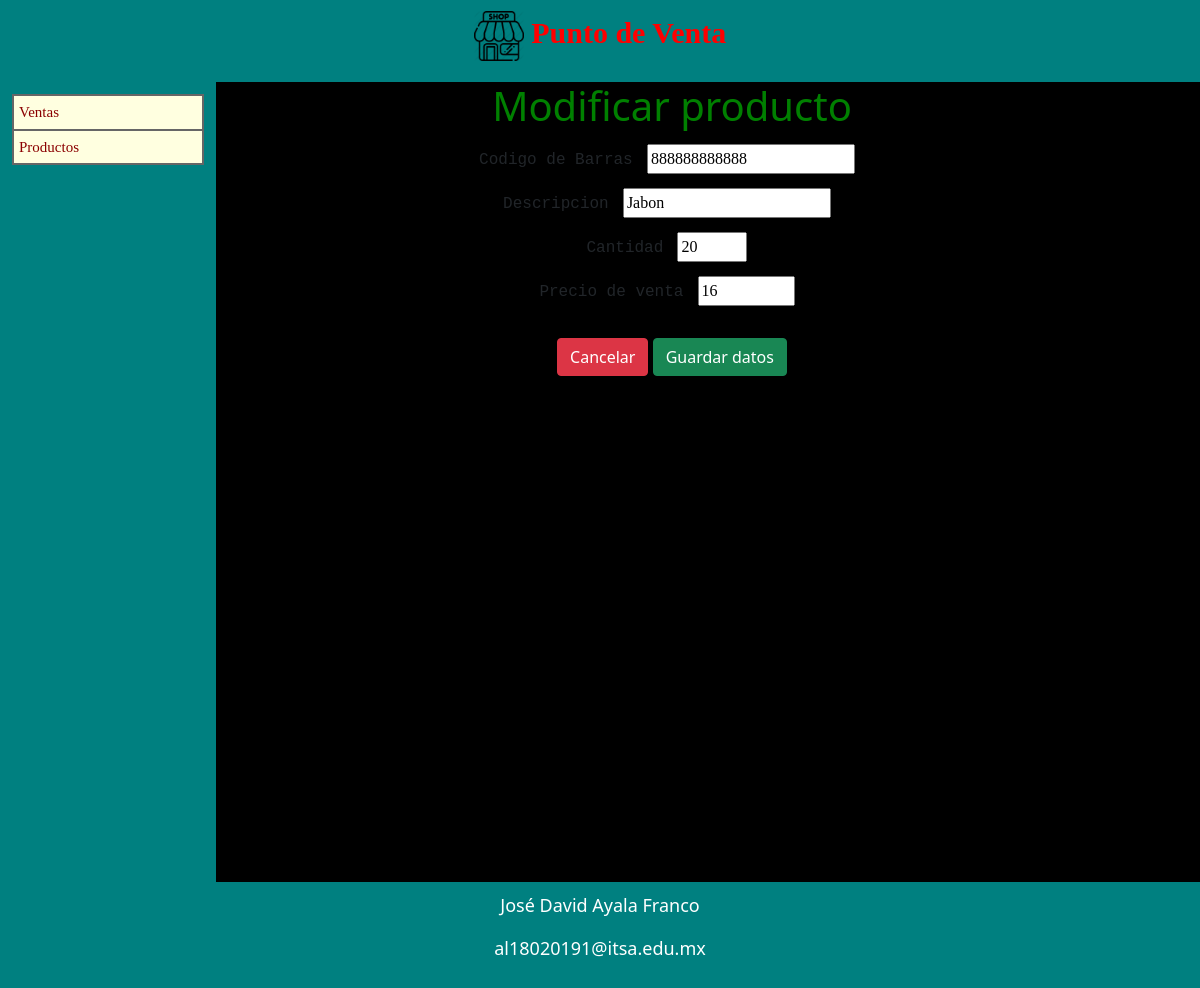
The page /modificar.php?codigo_barras=888888888888 on the database its author committed.
### tables this page shows
CREATE TABLE `productos` (
  `id_producto` int NOT NULL,
  `codigo_barras` varchar(12) NOT NULL,
  `descripcion` varchar(30) NOT NULL,
  `cantidad` int NOT NULL DEFAULT '0',
  `precio_venta` double NOT NULL,
  `fecha_modificacion` datetime NOT NULL
);

### modificar.php (the view, shortened to what this page needs)
<?php
require_once 'conexion.php';
$codigo_barras = $_GET["codigo_barras"];
$sql = "SELECT * FROM productos WHERE codigo_barras = '$codigo_barras'";
$resultado = $db->query($sql);
while ($registro = $resultado->fetch_array()) {
    $descripcion = $registro["descripcion"];
    $cantidad = $registro["cantidad"];
    $precio_venta = $registro["precio_venta"];
}
?>
<html>
    <head>
        <link href="https://cdn.jsdelivr.net/npm/bootstrap@5.0.0-beta3/dist/css/bootstrap.min.css" rel="stylesheet">
        <link rel="stylesheet" type="text/css" href="estilos/estilo.css" media="screen" />
    </head>
    <body>
        <div class="encabezado">
        </div>
        <div class="menu">
        </div>
        <div class="contenido">
            <h1>Modificar producto</h1>
            <form action="modificar_bd.php" >
                <label>Codigo de Barras</label>
                <input type="text" name="codigo_barras" autofocus="autofocus"
                       required="required" pattern="[0-9]{12}" minlength="12" maxlength="12"
                       placeholder="Introduce la el codigo de barras" title="Deben ser 12 n&uacute;meros."
                       readonly="" value="<?php echo $codigo_barras; ?>" />
                <br/>
                <label>Descripcion</label>
                <input type="text" name="descripcion" required="required"
                       pattern="[a-zA-Z0-9.ñ ]*" minlength="1" maxlength="30"
                       placeholder="Introduce el nombre" title="Deben ser solo caracteres de la A a la Z."
                       value="<?php echo $descripcion; ?>" />
                <br/>
                <label>Cantidad</label>
                <input type="number" name="cantidad" min="1" max="300"
                       placeholder="Introduce la cantidad de productos"
                       title="Deben ser entre 1 y 300." required="required"
                       value="<?php echo $cantidad; ?>" />
                <br/>
                <label>Precio de venta</label>
                <input type="number" name="precio_venta" step=0.01 min="1" max="300"
                       placeholder="Introduce el precio de venta"
                       title="Deben ser entre 1 y 300." required="required"
                       value="<?php echo $precio_venta; ?>" />
                <br/><br/>
                <button type="button" class="btn btn-danger"  onclick="location.href = 'index_productos.php'" name="cancelar">Cancelar</button>
                <button type="submit" class="btn btn-success"   <button type="button" class="btn btn-success">Guardar datos</button>
            </form>
        </div>
        <div class="pie">
        </div>
    </body>
</html>

### estilos/estilo.css (style rules this page uses)
body { background-color: black; }
h1 { color: green; }
label { font-family: monospace; margin-top: 10px; margin-bottom: 10px; margin-right: 10px; }
.encabezado { background: teal; color: red; font-family: fantasy; font-size: 30px; font-weight: bolder; text-align: center; padding-bottom: 5px; padding-top: 10px; padding-left: 5px; padding-right: 5px; }
.menu { background-color: teal; width: 18%; height: 100%; float:left; padding: 1% 1% 1% 1%; }
.contenido { background-color: black; height: 100%; width: 76%; float:left; text-align: center; padding: 0% 2% 2% 2%; }
.pie { clear: left; background-color: teal; color: white; font-family: unset; font-size: 18px; text-align: center; padding-bottom: 10px; padding-top: 10px; padding-left: 10px; padding-right: 10px; }
ul.menu_principal { width: 100%; list-style: none; margin: 0; padding: 0; font-family: var; font-size: 15px; border: 1px solid #666; }
ul.menu_principal li { background: lightyellow; border: 1px solid #666; }
ul.menu_principal li a { text-decoration: none; color: darkred; display: block; padding: 5px 5px 5px 5px; }
input { font-family: cursive; font-size: 16px; height: 30px; margin-top: 5px; margin-bottom: 5px; margin-right: 10px; }

### rows shown on the page
productos: descripcion "Jabon", cantidad "20", precio_venta "16"
